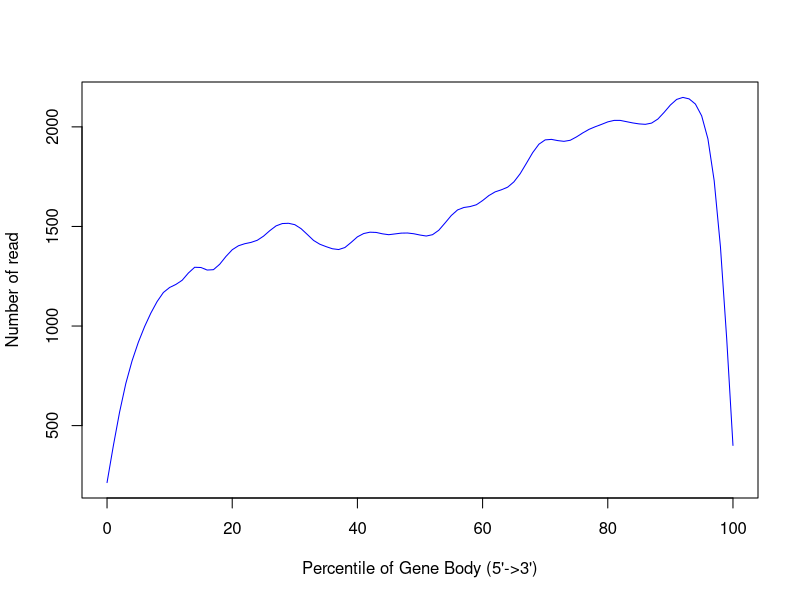

Write the R code that produced this figure.
png('/sonas-hs/bsr/hpc/data/yjin/test_BAMqc/exp/test1/figs/smp0.geneBodyCoverage.png',width=500,height=500,units='px')
x=c(0,1,2,3,4,5,6,7,8,9,10,11,12,13,14,15,16,17,18,19,20,21,22,23,24,25,26,27,28,29,30,31,32,33,34,35,36,37,38,39,40,41,42,43,44,45,46,47,48,49,50,51,52,53,54,55,56,57,58,59,60,61,62,63,64,65,66,67,68,69,70,71,72,73,74,75,76,77,78,79,80,81,82,83,84,85,86,87,88,89,90,91,92,93,94,95,96,97,98,99,100)
y=c(194,396,581,734,832,892,1002,1069,1105,1181,1242,1183,1154,1288,1353,1327,1235,1250,1297,1373,1405,1401,1412,1430,1406,1438,1485,1524,1512,1499,1528,1496,1466,1408,1392,1430,1394,1369,1373,1408,1487,1466,1455,1493,1461,1429,1461,1496,1449,1476,1466,1447,1440,1473,1503,1581,1606,1587,1605,1584,1609,1688,1685,1694,1665,1732,1750,1802,1891,1926,1939,1951,1927,1902,1933,1938,1990,1996,1988,2008,2022,2049,2036,2017,2016,2032,2004,2015,2020,2070,2118,2144,2161,2117,2084,2056,1916,1797,1488,963,285)
smoothsp = smooth.spline(x,y,spar=0.35)
plot(smoothsp,type="l",col="blue",xlab="Percentile of Gene Body (5'->3')",ylab="Number of read",xlim=c(0,100))
dev.state = dev.off()